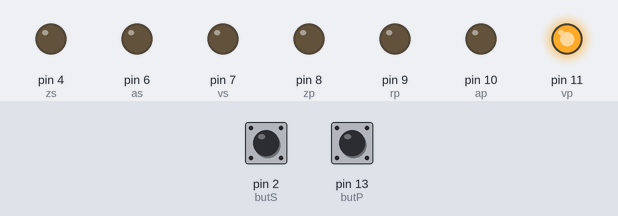
A sketch run on a simulated Arduino Uno, built with avr-gcc and run on an emulated ATmega328P. On the bench: output pins drawn as LEDs (lit = HIGH). The test bench sets the inputs (shaded band); at power-on: pin 2 (butS) HIGH, pin 13 (butP) HIGH. Pins used as bus, display or sensor lines are not drawn.

Above: at 1.2 s.
1.3 s: pin 2 (butS) pulled LOW for 0.15 s
At 2.6 s:
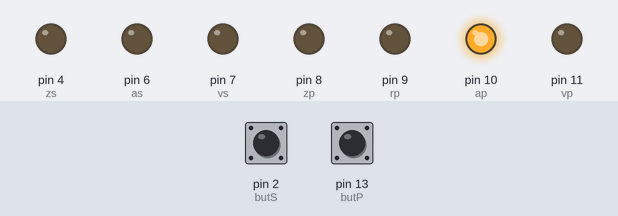
At 4.1 s:
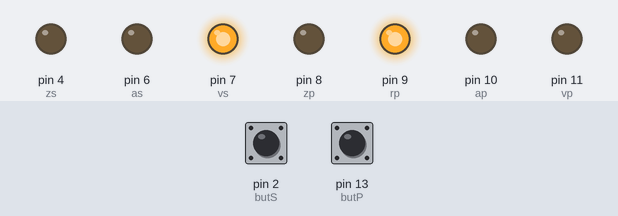
4.4 s: pin 13 (butP) pulled LOW for 1 s
At 4.9 s:
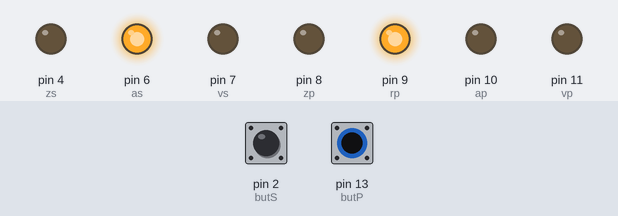
8.4 s: pin 13 (butP) pulled LOW for 0.15 s
10.0 s: pin 13 (butP) pulled LOW for 3.2 s
Timing chart, 0 to 51.7 s (numbered marks = the images above; inputs shaded):
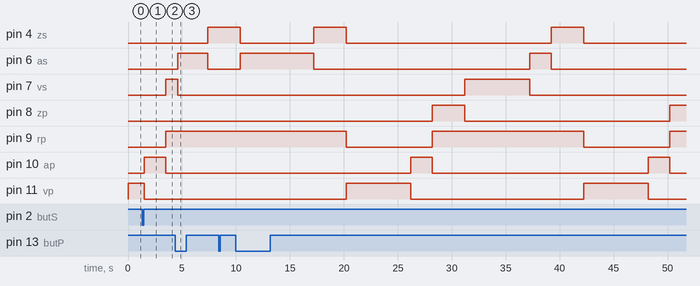

The sketch:

DosSemaforos_cruce2avenidas.ino
```cpp
/*Se trata de Dos semaforos, uno para la   av Principal y
 otro para la av secundaria ambos cuentan con pulsador
 para pase preferencial de peatones (cambio de luz verde
 y dar paso), ademas cuentan con luz azul para giro a la
 derecha de los vehiculos*/

//Avenida Principal
const int vp = 11;
const int ap = 10;
const int rp = 9;
const int zp = 8;
const int butP = 13; //Pulsador Peatonal
const int semP[4] = {vp, ap, rp, zp}; //arreglo para semaforo Principal

//Avenida Secundaria
const int vs = 7;
const int as = 6;
const int rs = 5;
const int zs = 4;
const int butS = 2; //Pulsador Peatonal
const int semS[4] = {vs, as, rs, zs}; //arreglo para semaforo Secundario

//Tiempos para cada luz en milisegundos (tr = tz)
int ta = 2000;
int tv = 6000;
int tz = 3000;

//Variables Globales
unsigned long tiempoActual = millis();

int tiempo;
int estadoSem; // el semaforo tiene 6 estados
bool flagButton = false;

//DECLARACION DE FUNCIONES
void iniciar();
void cambio();

void setup()
{
  //Configuracion de salidas para los semaforos
  for(int i=0; i<4; i++){
    pinMode(semP[i], OUTPUT);
    pinMode(semS[i], OUTPUT);
    }

  //Configuracion de entradas para los pulsadores
  pinMode(butP, INPUT_PULLUP);
  pinMode(butS, INPUT_PULLUP);

  iniciar();
}

void loop()
{
  if((millis() - tiempoActual) > tiempo)
  {
    cambio();
    tiempoActual = millis();
  }

  if((digitalRead(butP) == LOW) || (digitalRead(butS) == LOW))
  {
    delay(200);

    //esperamos hasta que los botones no esten pulsados
    while((digitalRead(butP) == LOW) && (digitalRead(butS) == LOW));

    flagButton = true;
    estadoSem--; //El estado actual apunta al siguiente

    if(estadoSem <= 0) estadoSem = 6;

    if((estadoSem == 1) || (estadoSem == 4)) estadoSem++, cambio();
    else flagButton = false;

    tiempoActual = millis();
  }
}

//DEFINICION DE FUNCIONES

//Funcion iniciar()
void iniciar()
{
  estadoSem = 1;
  cambio();
}

//Funcion cambio()
void cambio()
{
  for(int i=0; i<4; i++)
  {
    digitalWrite(semP[i], LOW);
    digitalWrite(semS[i], LOW);
  }

  switch(estadoSem)
  {
    case 1:
      digitalWrite(vp, HIGH);
      digitalWrite(rs, HIGH);
      tiempo = tv;
      break;
    case 2:
      digitalWrite(ap, HIGH);
      digitalWrite(rs, HIGH);
      tiempo = ta;
      break;
    case 3:
      digitalWrite(rp, HIGH);
      digitalWrite(zp, HIGH);
      digitalWrite(rs, HIGH);
      tiempo = tz;
      break;
    case 4:
      digitalWrite(rp, HIGH);
      digitalWrite(vs, HIGH);
      tiempo = tv;
      break;
    case 5:
      digitalWrite(rp, HIGH);
      digitalWrite(as, HIGH);
      tiempo = ta;
      break;
    case 6:
      digitalWrite(rp, HIGH);
      digitalWrite(rs, HIGH);
      digitalWrite(zs, HIGH);
      tiempo = tz;
      break;
    default:
      break;
  }
  // Si flagButton es True entra al primer if:
  if(flagButton) estadoSem+=2, flagButton = false;
  else estadoSem++;

  if(estadoSem > 6) estadoSem = 1;
}
```

Measured:
- after the input at 1.3 s, pin 7 (vs), pin 9 (rp): LOW → HIGH after 2.2 s; pin 10 (ap): LOW → HIGH after 0.20 s, → LOW 2.0 s later; pin 11 (vp): HIGH → LOW after 0.20 s
- after the input at 4.4 s, pin 4 (zs): LOW → HIGH after 3.0 s; pin 6 (as): LOW → HIGH after 0.20 s, → LOW 2.8 s later; pin 7 (vs): HIGH → LOW after 0.20 s
- after the input at 8.4 s, every drawn part: stays the same
